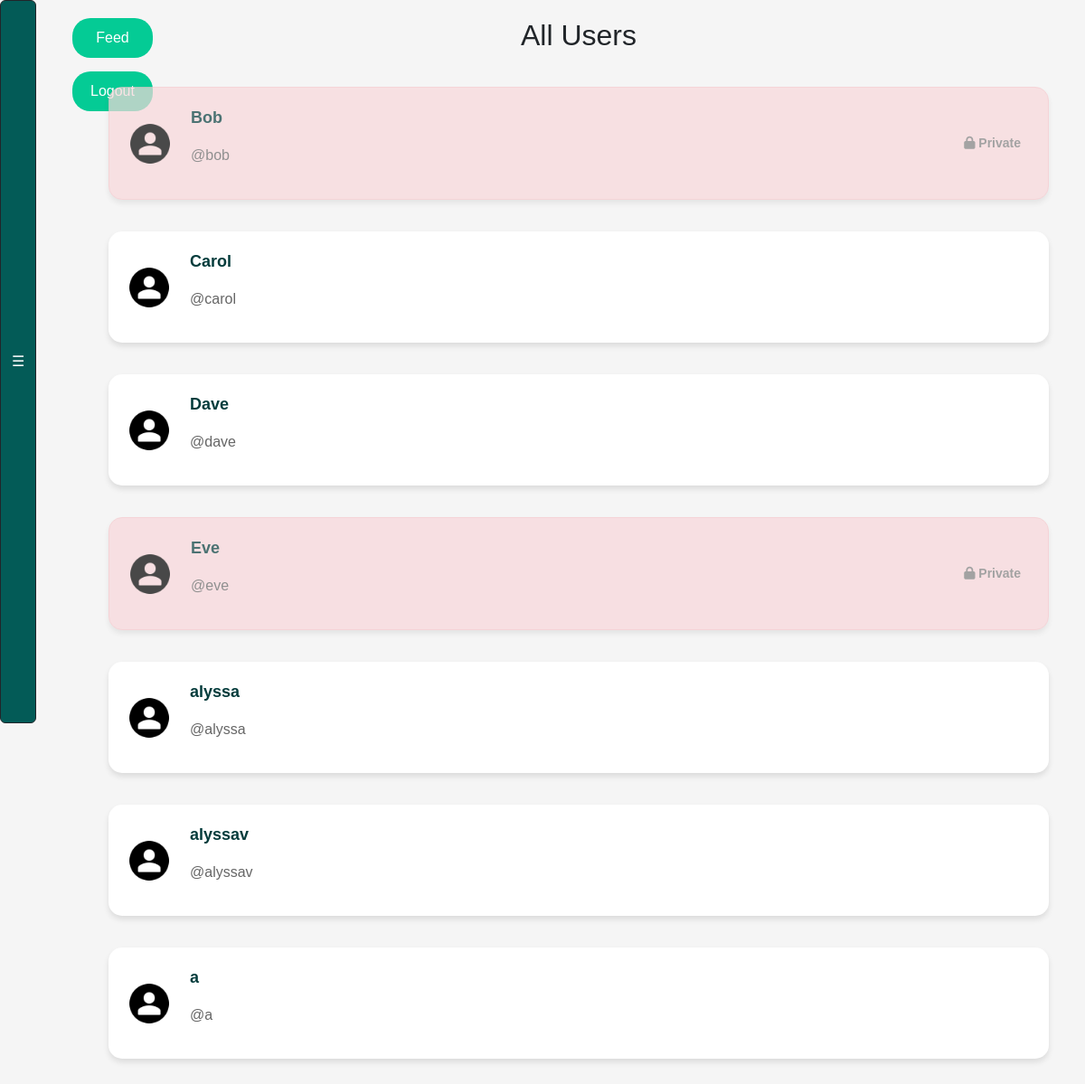
The app's page /profile_list/ (signed in), older data.
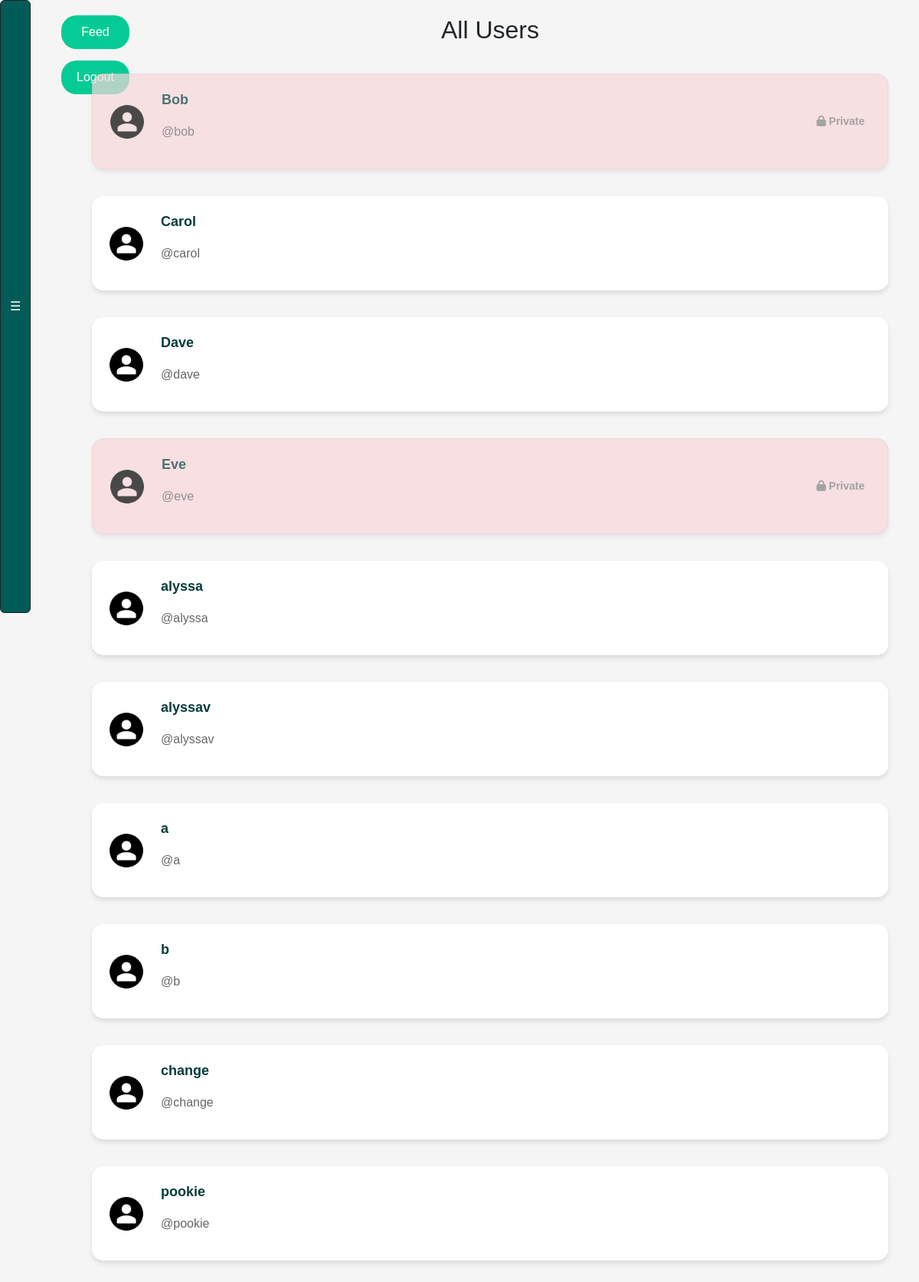
The same page, newer data.
### webapp/models.py (models this page shows, shortened)
class Profile(models.Model):
    user = models.OneToOneField(User, on_delete=models.CASCADE)
    follows = models.ManyToManyField(
        "self",
        related_name="followed_by",
        symmetrical=False,
        blank=True
    )
    private = models.BooleanField(default=False)
    def create_profile(sender, instance, created, **kwargs):
        if created:
            user_profile = Profile(user=instance)
            user_profile.save()
            user_profile.follows.set([instance.profile.id])
            user_profile.save()
    post_save.connect(create_profile, sender=User)

### webapp/views.py (the view)
# urls.py: path("profile_list/", views.profile_list, name="profile_list"),
@login_required
def profile_list(request):
    profiles = Profile.objects.exclude(user=request.user)  # Exclude logged-in user
    followed_profiles = request.user.profile.follows.all()  # Get who the logged-in user follows
    return render(request, "profile_list.html", {"profiles": profiles, "followed_profiles": followed_profiles})

### webapp/templates/profile_list.html (shortened to what this page needs)
{% load static %}
<!DOCTYPE html>
<html>
<head>
    <link href="https://cdn.jsdelivr.net/npm/bootstrap@5.3.0-alpha1/dist/css/bootstrap.min.css" rel="stylesheet">
    <link rel="stylesheet" href="{% static 'css/style.css' %}">
    <link rel="stylesheet" href="https://cdnjs.cloudflare.com/ajax/libs/font-awesome/6.0.0/css/all.min.css">
</head>
<body>
    {% include 'exercise_bar.html' %}
    <div class="top-buttons">
        <a href="{% url 'feed' %}" class="btn-top">Feed</a>
        <a href="{% url 'logout' %}" class="btn-top">Logout</a>
    </div>
    <div class="main-content">
        <h2 class="text-center">All Users</h2>
        <div class="profile-list">
        {% for profile in profiles %}
            {% if profile.private %}
                {% if profile in followed_profiles %}
                    <a href="{% url 'profile' profile.id %}" class="card-link">
                        <div class="profile-item private-following">
                            <img src="{% static 'images/default-avatar.png' %}" alt="User Avatar" class="profile-avatar">
                            <div class="profile-info">
                                <p class="username">{{ profile.user.username }}</p>
                                <p class="handle">@{{ profile.user.username|lower }}</p>
                            </div>
                            <span class="private-badge"><i class="fas fa-unlock"></i> Private</span>
                        </div>
                    </a>
                {% else %}
                    <div class="profile-item private-locked">
                        <img src="{% static 'images/default-avatar.png' %}" alt="User Avatar" class="profile-avatar">
                        <div class="profile-info">
                            <p class="username">{{ profile.user.username }}</p>
                            <p class="handle">@{{ profile.user.username|lower }}</p>
                        </div>
                        <span class="private-badge"><i class="fas fa-lock"></i> Private</span>
                    </div>
                {% endif %}
            {% else %}
                <a href="{% url 'profile' profile.id %}" class="card-link">
                    <div class="profile-item">
                        <img src="{% static 'images/default-avatar.png' %}" alt="User Avatar" class="profile-avatar">
                        <div class="profile-info">
                            <p class="username">{{ profile.user.username }}</p>
                            <p class="handle">@{{ profile.user.username|lower }}</p>
                        </div>
                    </div>
                </a>
            {% endif %}
        {% endfor %}
    </div>
</div>
</body>
</html>

Row changes from the older to the newer data that the page shows:
added Profile: private False (drawn), user.username "b"
added Profile: private False (drawn), user.username "change"
added Profile: private False (drawn), user.username "pookie"
